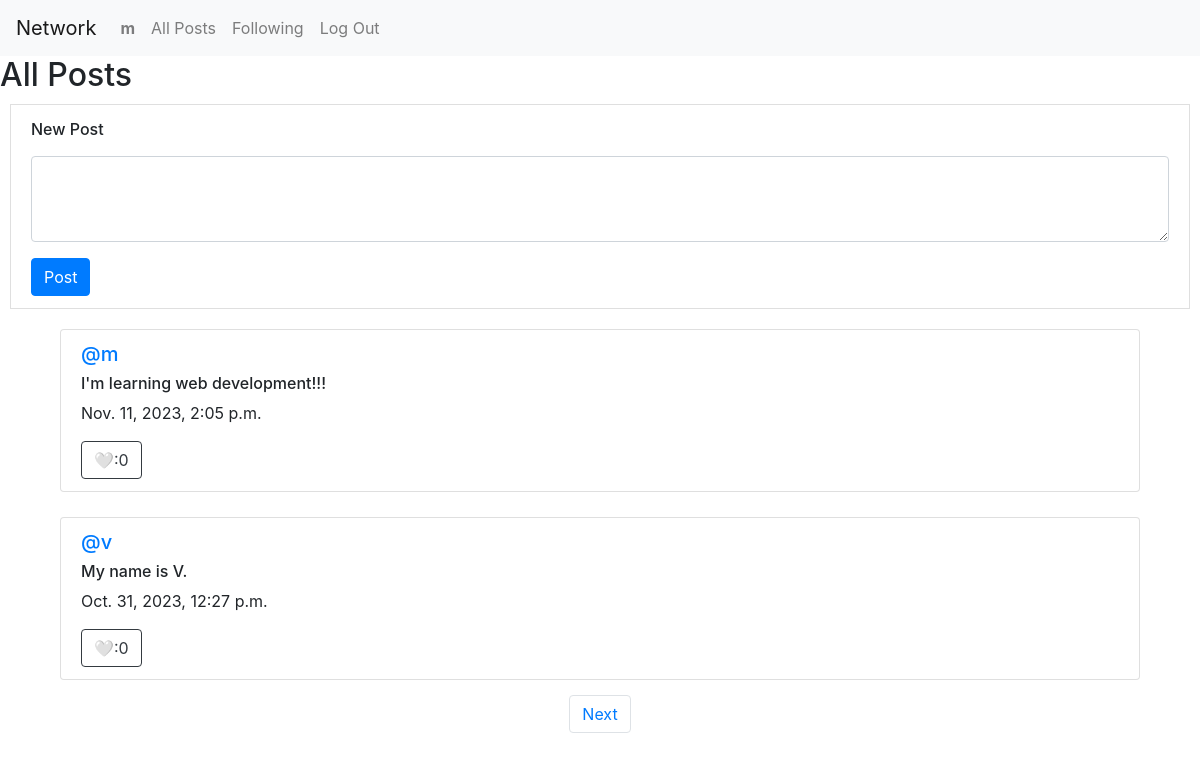
Screenshot of / (signed in) with the database file from the repository.
### network/models.py (models this page shows, shortened)
class User(AbstractUser):
    pass

class post(models.Model):
    content = models.CharField(max_length=500)
    author = models.ForeignKey(User, on_delete=models.CASCADE, related_name="author")
    timestamp = models.DateTimeField(auto_now_add=True)

### network/views.py (the view)
# urls.py: path("", views.index, name="index"),
def index(request):
    allposts = post.objects.all().order_by("timestamp").reverse()
    alllikes = like.objects.all()
    liked = []
    likes = {}
    for i in allposts:
        likes[i.pk] = 0
    for i in alllikes:
        if i.lpost.pk in likes:
            likes[i.lpost.pk] += 1
        else:
            likes[i.lpost.pk] = 1
        if i.user == request.user:
            liked.append(i.lpost)
    paginator = Paginator(allposts, 2)
    pno = request.GET.get('page')
    posts = paginator.get_page(pno)
    return render(request, "network/index.html",{
        "posts" : posts,
        "liked" : liked,
        "likes" : likes,
    })

### network/templates/network/index.html (shortened to what this page needs)
{% extends "network/layout.html" %}
{% block body %}
    <h2>All Posts</h2>
    {% if user.is_authenticated %}
    <form class="list-group-item" style="margin: 10px;" action="{% url 'newpost' %}" method="post">
        <div class="form-group">
          <label for="newpost"><h6>New Post</h6></label>
          <textarea class="form-control" name="newpost" rows="3"></textarea>
        </div>
        <button type="submit" class="btn btn-primary">Post</button>
    </form>
    {% endif %}
    {% for p in posts %}
    <div class="list-group" style="margin: 5px 50px;">
        <div class="list-group-item" style="margin: 10px;">
            {% if user.is_authenticated %}
                <a href="{% url 'profile' id=p.author.id %}"><h5>@{{ p.author }}</h5></a>
            {% else %}
                <h5>@{{ p.author }}</h5>
            {% endif %}
            <h6>{{ p.content }}</h6>
            <p>{{ p.timestamp }}</p>
            {% if user.is_authenticated %}
                {% if p in liked %}
                    <form action="{% url 'rlike' id=p.id %}" method="post">
                        {% csrf_token %}
                        {% for key, value in likes.items %}
                            {% if key is p.id %}
                                <button type="submit" class="btn btn-outline-dark"><span>❤:{{ value }}</span></button>
                            {% endif %}
                        {% endfor %}
                    </form>
                {% else %}
                    <form action="{% url 'alike' id=p.id %}" method="post">
                        {% for key, value in likes.items %}
                        {% if key is p.id %}
                            <button type="submit" class="btn btn-outline-dark"><span>🤍:{{ value }}</span></button>
                        {% endif %}
                        {% endfor %}
                    </form>
                {% endif %}
            {% endif %}
        </div>
    </div>
    {% endfor %}
    <nav aria-label="Page navigation example">
        <ul class="pagination d-flex justify-content-center">
            {% if posts.has_next %}
                <li class="page-item"><a class="page-link" href="?page={{ posts.next_page_number }}">Next</a></li>
            {% endif %}
        </ul>
    </nav>
{% endblock %}

### network/templates/network/layout.html (shortened to what this page needs)
{% load static %}
<!DOCTYPE html>
<html lang="en">
    <head>
        <link rel="stylesheet" href="https://stackpath.bootstrapcdn.com/bootstrap/4.4.1/css/bootstrap.min.css">
        <link href="{% static 'network/styles.css' %}" rel="stylesheet">
    </head>
    <body>
        <nav class="navbar navbar-expand-lg navbar-light bg-light">
            <a class="navbar-brand" href="#">Network</a>
            <div>
              <ul class="navbar-nav mr-auto">
                {% if user.is_authenticated %}
                    <li class="nav-item">
                        <a class="nav-link" href="{% url 'profile' id=user.id %}"><strong>{{ user.username }}</strong></a>
                    </li>
                {% endif %}
                <li class="nav-item">
                    <a class="nav-link" id="allposts" href="{% url 'index' %}">All Posts</a>
                </li>
                {% if user.is_authenticated %}
                    <li class="nav-item">
                        <a class="nav-link" href="{% url 'f_page' %}">Following</a>
                    </li>
                    <li class="nav-item">
                        <a class="nav-link" href="{% url 'logout' %}">Log Out</a>
                    </li>
                {% endif %}
              </ul>
            </div>
          </nav>
        <div class="body">
            {% block body %}
            {% endblock %}
        </div>
    </body>
</html>

### rows the page displays
User: username "m"
post: author "m", content "I'm learning web development!!!", timestamp "Nov. 11, 2023, 2:05 p.m.", likes "0"
post: author "v", content "My name is V.", timestamp "Oct. 31, 2023, 12:27 p.m.", likes "0"
